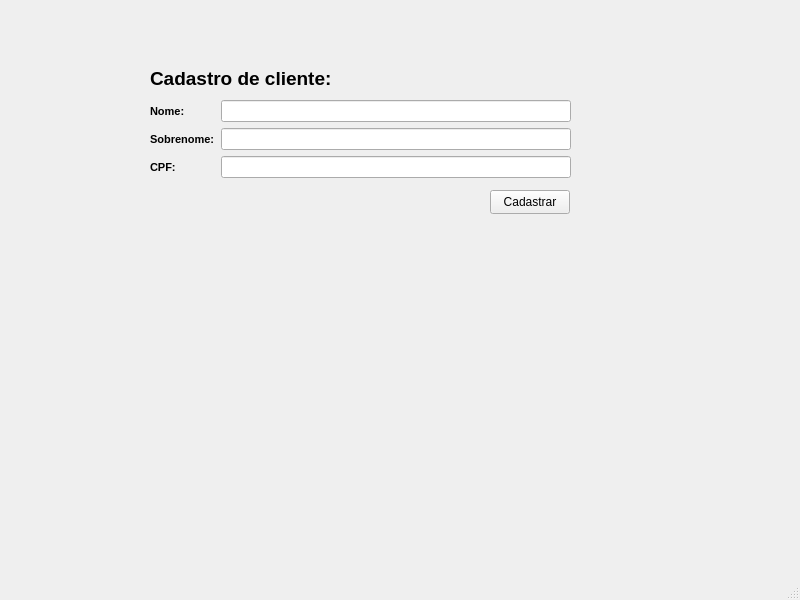
<?xml version="1.0" encoding="UTF-8"?>
<ui version="4.0">
 <class>MainWindow</class>
 <widget class="QMainWindow" name="MainWindow">
  <property name="geometry">
   <rect>
    <x>0</x>
    <y>0</y>
    <width>800</width>
    <height>600</height>
   </rect>
  </property>
  <property name="windowTitle">
   <string>MainWindow</string>
  </property>
  <widget class="QWidget" name="centralwidget">
   <widget class="QLabel" name="label">
    <property name="geometry">
     <rect>
      <x>10</x>
      <y>10</y>
      <width>81</width>
      <height>16</height>
     </rect>
    </property>
    <property name="text">
     <string/>
    </property>
   </widget>
   <widget class="QPushButton" name="submitBtn">
    <property name="geometry">
     <rect>
      <x>490</x>
      <y>190</y>
      <width>80</width>
      <height>24</height>
     </rect>
    </property>
    <property name="cursor">
     <cursorShape>PointingHandCursor</cursorShape>
    </property>
    <property name="text">
     <string>Cadastrar</string>
    </property>
   </widget>
   <widget class="QWidget" name="formLayoutWidget">
    <property name="geometry">
     <rect>
      <x>150</x>
      <y>100</y>
      <width>421</width>
      <height>91</height>
     </rect>
    </property>
    <layout class="QFormLayout" name="formLayout_2">
     <item row="0" column="0">
      <widget class="QLabel" name="label_2">
       <property name="font">
        <font>
         <pointsize>8</pointsize>
         <bold>true</bold>
        </font>
       </property>
       <property name="text">
        <string>Nome:</string>
       </property>
      </widget>
     </item>
     <item row="0" column="1">
      <widget class="QLineEdit" name="clientName"/>
     </item>
     <item row="1" column="1">
      <widget class="QLineEdit" name="clientSubname"/>
     </item>
     <item row="2" column="0">
      <widget class="QLabel" name="label_4">
       <property name="font">
        <font>
         <pointsize>8</pointsize>
         <bold>true</bold>
        </font>
       </property>
       <property name="text">
        <string>CPF:</string>
       </property>
      </widget>
     </item>
     <item row="2" column="1">
      <widget class="QLineEdit" name="clientCPF"/>
     </item>
     <item row="1" column="0">
      <widget class="QLabel" name="label_3">
       <property name="font">
        <font>
         <pointsize>8</pointsize>
         <bold>true</bold>
        </font>
       </property>
       <property name="text">
        <string>Sobrenome:</string>
       </property>
      </widget>
     </item>
    </layout>
   </widget>
   <widget class="QLabel" name="label_5">
    <property name="geometry">
     <rect>
      <x>150</x>
      <y>70</y>
      <width>181</width>
      <height>16</height>
     </rect>
    </property>
    <property name="font">
     <font>
      <pointsize>14</pointsize>
      <bold>true</bold>
     </font>
    </property>
    <property name="text">
     <string>Cadastro de cliente:</string>
    </property>
   </widget>
  </widget>
  <widget class="QMenuBar" name="menubar">
   <property name="geometry">
    <rect>
     <x>0</x>
     <y>0</y>
     <width>800</width>
     <height>21</height>
    </rect>
   </property>
  </widget>
  <widget class="QStatusBar" name="statusbar"/>
 </widget>
 <resources/>
 <connections/>
</ui>
